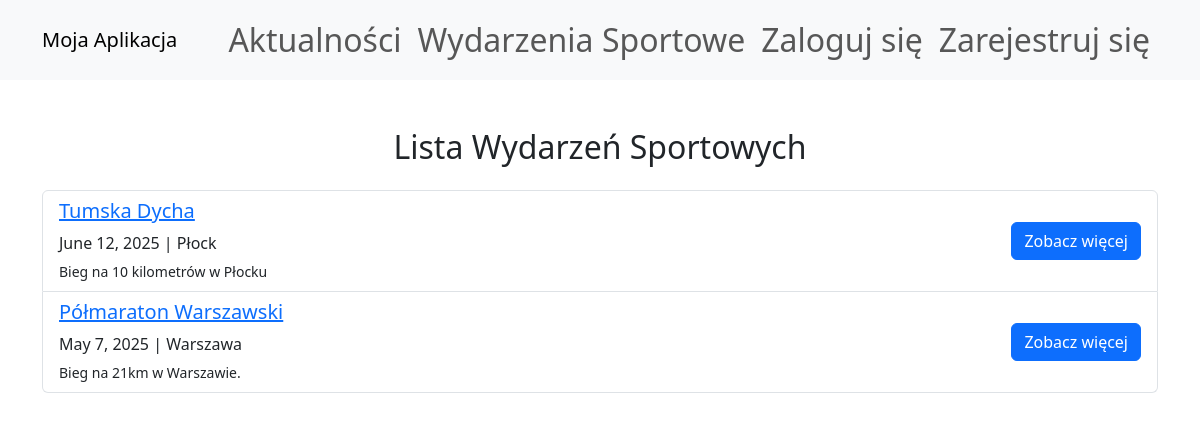
/events/, run on an earlier commit of the app's database.
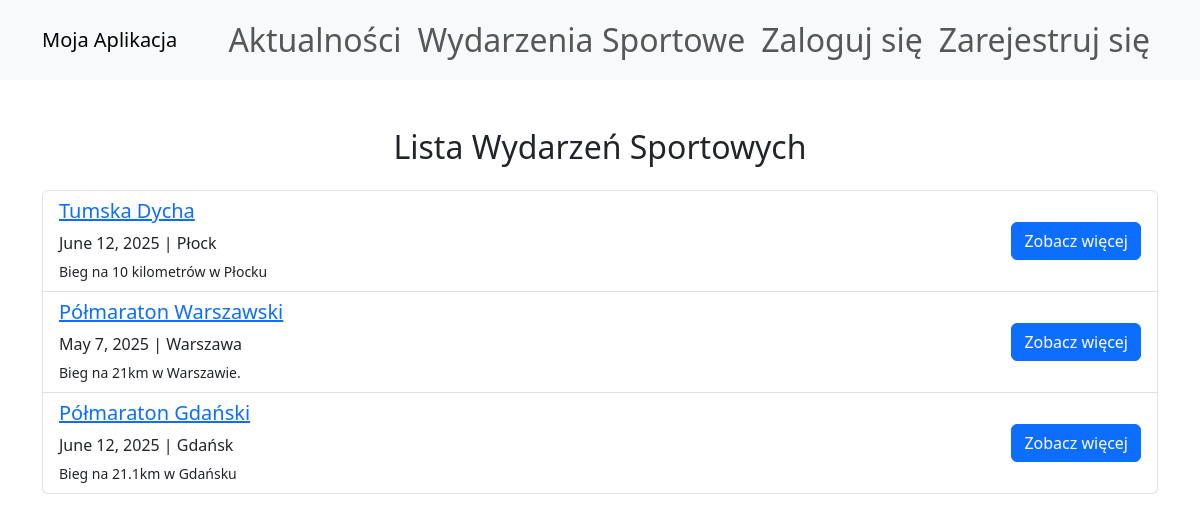
And on a later commit of the database.
### events/models.py (models this page shows, shortened)
class Event(models.Model):
    title = models.CharField(max_length=200)
    description = models.TextField()
    date = models.DateField()
    time = models.TimeField()
    location = models.CharField(max_length=255)
    max_participants = models.IntegerField()

### events/views.py (the view)
# urls.py: path('events/', views.event_list, name='event_list'),
def event_list(request):
    events = Event.objects.all()
    return render(request, 'events/event_list.html', {'events': events})

### events/templates/events/event_list.html (shortened to what this page needs)
<!DOCTYPE html>
<html lang="pl">
<head>
    <link href="https://cdn.jsdelivr.net/npm/bootstrap@5.3.0/dist/css/bootstrap.min.css" rel="stylesheet">
</head>
<body>
<nav class="navbar navbar-expand-lg navbar-light bg-light">
    <div class="container">
        <a class="navbar-brand" href="/">Moja Aplikacja</a>
        <div class="collapse navbar-collapse" id="navbarNav">
            <ul class="navbar-nav ms-auto">
                <li class="nav-item">
                    <a class="nav-link" href="#">Aktualności</a>
                </li>
                <li class="nav-item">
                    <a class="nav-link" href="{% url 'event_list' %}">Wydarzenia Sportowe</a>
                </li>
                {% if user.is_authenticated %}
                    <li class="nav-item dropdown">
                        <a class="nav-link dropdown-toggle" href="#" id="userDropdown" role="button" data-bs-toggle="dropdown" aria-expanded="false">
                            Witaj, {{ user.first_name }}!
                        </a>
                        <ul class="dropdown-menu dropdown-menu-end" aria-labelledby="userDropdown">
                            <li><a class="dropdown-item" href="{% url 'profile' %}">Profil</a></li>
                            <li><a class="dropdown-item" href="{% url 'my_events' %}">Moje wydarzenia</a></li>
                            <li>
                                <form method="post" action="{% url 'logout' %}">
                                    {% csrf_token %}
                                    <button type="submit" class="dropdown-item">Wyloguj się</button>
                                </form>
                            </li>
                        </ul>
                    </li>
                {% else %}
                    <li class="nav-item">
                        <a class="nav-link" href="{% url 'login' %}">Zaloguj się</a>
                    </li>
                    <li class="nav-item">
                        <a class="nav-link" href="{% url 'register' %}">Zarejestruj się</a>
                    </li>
                {% endif %}
            </ul>
        </div>
    </div>
</nav>
    <div class="container mt-5">
        <h2 class="text-center mb-4">Lista Wydarzeń Sportowych</h2>
        {% if events %}
            <ul class="list-group">
                {% for event in events %}
                    <li class="list-group-item d-flex justify-content-between align-items-center">
                        <div>
                            <h5><a href="{% url 'event_detail' event.id %}">{{ event.title }}</a></h5>
                            <p class="mb-1">{{ event.date }} | {{ event.location }}</p>
                            <small>{{ event.description|truncatechars:100 }}</small>
                        </div>
                        <a href="{% url 'event_detail' event.id %}" class="btn btn-primary">Zobacz więcej</a>
                    </li>
                {% endfor %}
            </ul>
        {% else %}
            <p class="text-center text-muted">Brak dostępnych wydarzeń.</p>
        {% endif %}
    </div>
</body>
</html>

What changed in the data, as far as the page shows it:
added Event: title "Półmaraton Gdański", date "June 12, 2025", location "Gdańsk", description "Bieg na 21.1km w Gdańsku"
